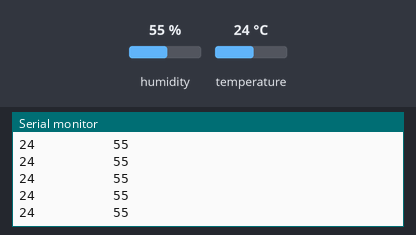
The sketch below on a simulated Arduino Uno, built with avr-gcc and run on an emulated ATmega328P. On the bench: the last lines printed to the serial monitor. The test bench sets the inputs (shaded band); at power-on: humidity 55 %, temperature 24 °C.

Above: at 2.8 s.
2.9 s: humidity set to 22 %
5.6 s: temperature set to 12 °C
At 6.3 s:
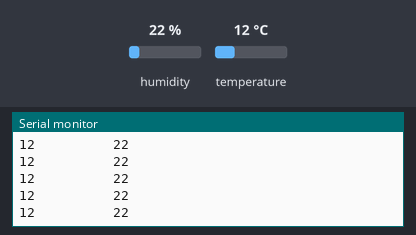
11.6 s: humidity set to 40 %
At 12.3 s:
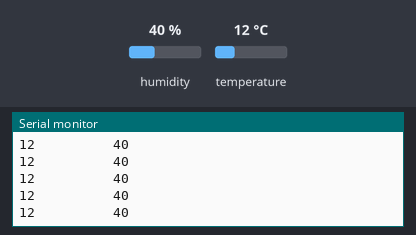
Timing chart, 0 to 14.6 s (numbered marks = the images above; inputs shaded):
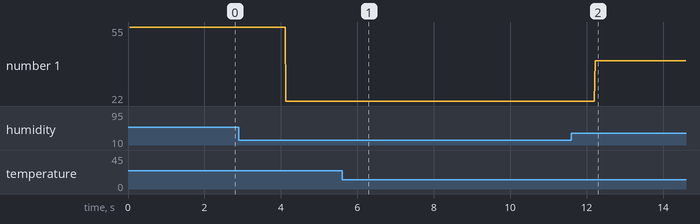

Measured:
- after the input at 5.6 s, the serial monitor: prints a new line after 0.55 s (image 1)
- after the input at 11.6 s, the serial monitor: prints a new line after 0.62 s (image 2)
- plotted number 1: 55 → 22 after the input at 2.9 s, 22 → 40 after the input at 11.6 s

The sketch:

03_DHT_Temp_sensor.ino
```cpp
#include "DHT.h"
#define DHT11_u8 2
uint16_t t,h;
DHT dht2(DHT11_u8,DHT11);

void setup() {

  Serial.begin(9600);
  Serial.println("DHT11 Temp Sensor ");
  Serial.println("TEMPERATURE \t HUMIDITY\n");
}
void loop()
{

  t=dht2.readTemperature();
  h=dht2.readHumidity();
  if(h&&t)
  {
     Serial.print(t);
    Serial.print("\t      \t");
    Serial.println(h);
  }

}
```
